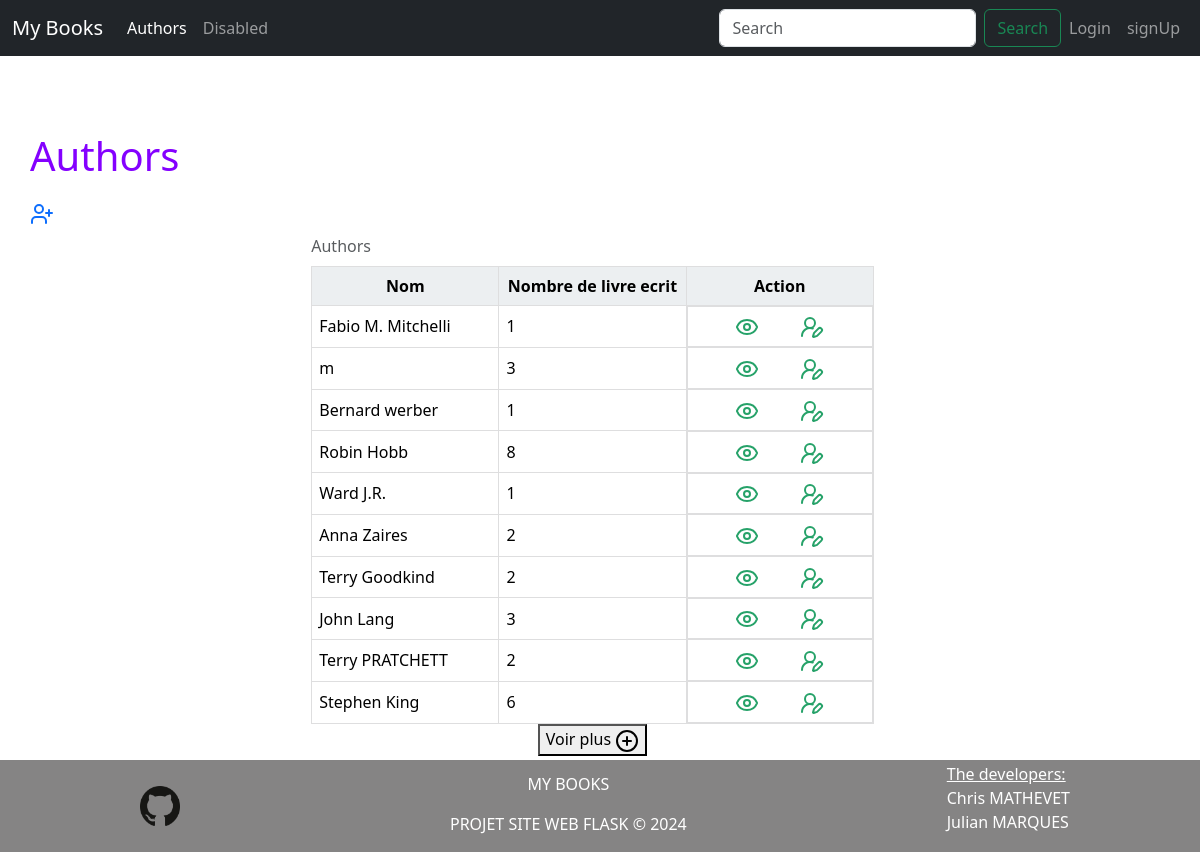
Before: /view/author with the older database file.
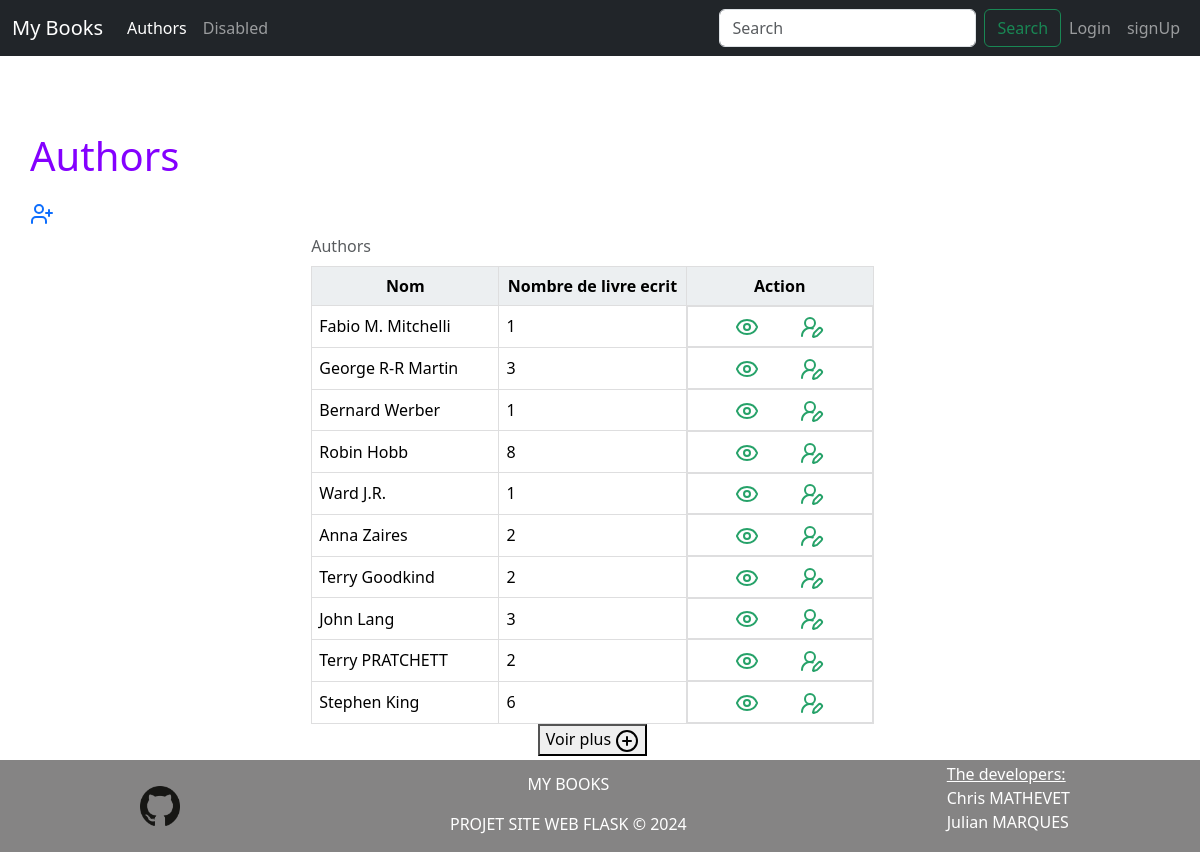
After: the same page with the newer database file.
### myApp/models.py (models this page shows, shortened)
class Author(db.Model):
    id = db.Column(db.Integer, primary_key=True)
    name = db.Column(db.String(100))
    def get_nb_books_by_author(self):
        return len(get_books_by_author(self.id))

### myApp/views.py (the view)
@app.route("/view/author")
def list_author():
    lim = int(request.args.get('lim', 10))
    return render_template(
        "authors.html",
        title="Authors",
        limiteAutheur=lim,
        authors=mod.get_sample_authors(lim))

### myApp/models.py (called while the page is built)
def get_sample_authors(lim = 10):
    return Author.query.limit(lim).all()

def get_books_by_author(id:int):
    return Author.query.get_or_404(id).books.all()

### myApp/templates/authors.html (shortened to what this page needs)
{% extends 'baseBS.html' %}
{% block styles %}
{{ super() }}
<link rel="stylesheet" href="{{ url_for('static',
filename='home.css')}}">
<link rel="stylesheet" href="{{ url_for('static',
filename='tableau.css')}}">
{% endblock %}
{% block content %}
<h1>{{title}}</h1>
<a href="{{ url_for('add_author')}}">
</a>
<div class="sample">
    <table>
        <caption>Authors</caption>
        <thead>
            <tr style="text-align: center;">
                <th>Nom</th>
                <th>Nombre de livre ecrit</th>
                <th>Action</th>
            </tr>
            {% for x in authors %}
            <tr>
            <td>{{ x.name }}</td>
            <td>
                {{ x.get_nb_books_by_author()}}
            </td>
            <td style="text-align: center; display: flex; justify-content: space-evenly;">
                <a href="{{ url_for('one_author', id=x.id)}}">
                </a>
                <a href="{{ url_for('edit_author', id=x.id) }}">
                </a>
            </td>
            </tr>
            {% endfor %}
        </thead>
    </table>
    <a id="bas" href="{{ url_for('list_author', lim=limiteAutheur + 10) }}#bas">
        <button>Voir plus
            <svg xmlns="http://www.w3.org/2000/svg" width="24" height="24" viewBox="0 0 24 24" fill="none" stroke="currentColor" stroke-width="2" stroke-linecap="round" stroke-linejoin="round" class="lucide lucide-circle-plus"><circle cx="12" cy="12" r="10"/><path d="M8 12h8"/><path d="M12 8v8"/>
            </svg>
        </button>
    </a>
</div>
{% endblock %}

Changed rows visible on the page:
changed Author: name "m" → "George R-R Martin"
changed Author: name "Bernard werber" → "Bernard Werber"
